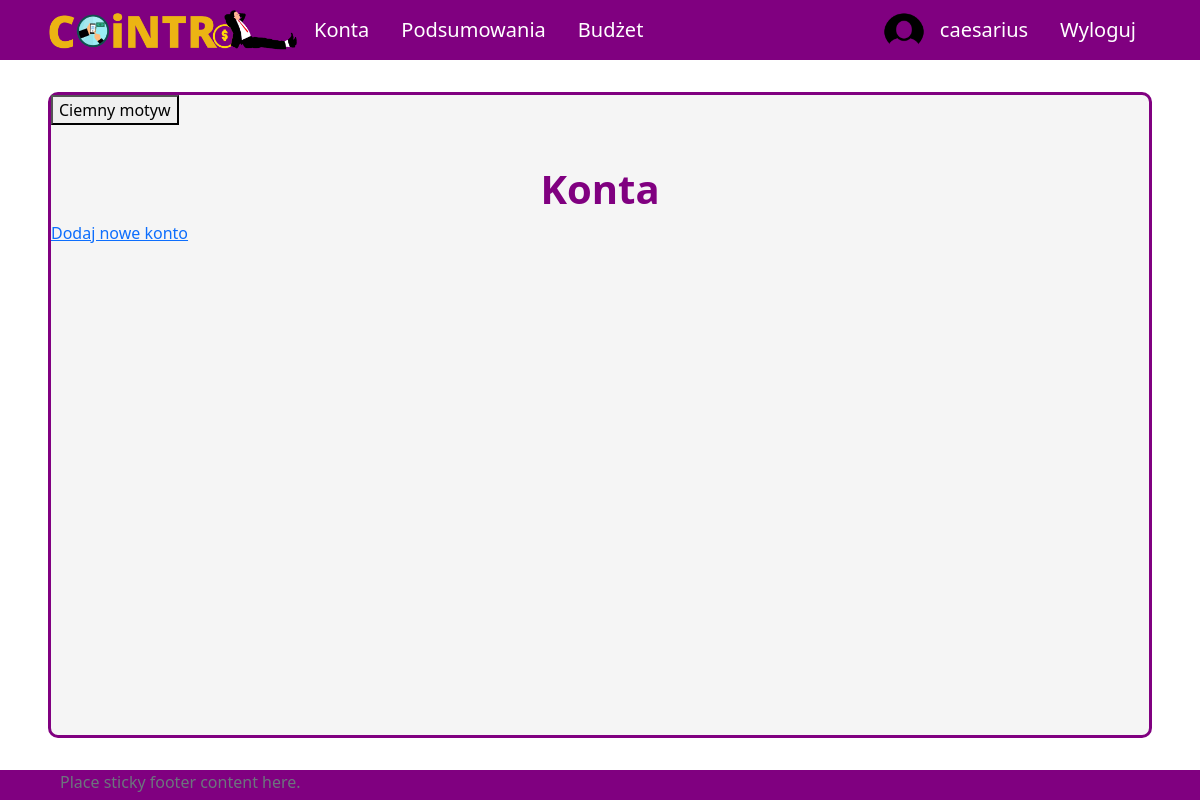
/all-accounts (signed in), run on an earlier commit of the app's database.
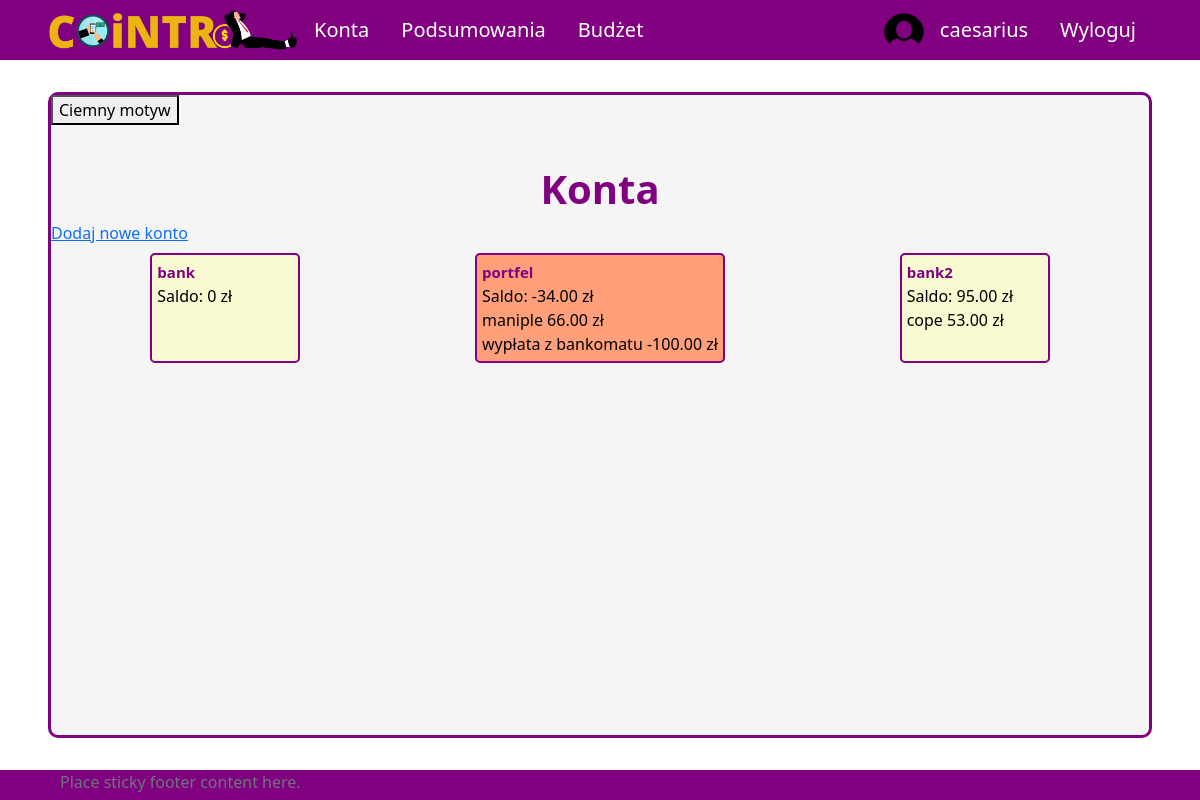
And on a later commit of the database.
### aplication/models.py (models this page shows, shortened)
class Account(models.Model):
    owner = models.ForeignKey(Profile, null=True, blank=True, on_delete=models.CASCADE)
    name = models.CharField(max_length=30)
    is_shared = models.BooleanField(default=False)
    description = models.CharField(max_length=100, null=True, blank=True)
    id = models.UUIDField(default=uuid.uuid4, unique=True,
                            primary_key=True, editable=False)
    def __str__(self):
        return self.name
    def calculate_balance(self):
        balance = 0
        transactions = Transaction.objects.filter(id_account=self)
        for transaction in transactions:
            balance += transaction.converted_amount
        return balance
    def transactions(self):
        return Transaction.objects.filter(id_account=self).order_by('-transaction_date')
    def print_description(self):
        if self.description!=None:
            return self.description
        else:
            return ""

class Transaction(models.Model):
    id_account = models.ForeignKey(Account, on_delete=models.CASCADE)
    id_user = models.ForeignKey(Profile, on_delete=models.SET_NULL, null=True) #konto z którego dokonano transakcji zostało usunięte ale transakcja ma pozostać
    id_subcategory = models.ForeignKey(Subcategory, on_delete=models.SET_NULL, null=True) #umozliwienie usuniecia kategorii i podkategorii bez usuniecia transakcji
    name = models.CharField(max_length=50)
    is_periodic = models.BooleanField(default=False)
    amount = models.DecimalField(max_digits=10, decimal_places=2)
    converted_amount = models.DecimalField(max_digits=10, decimal_places=2)
    transaction_date = models.DateField()
    description = models.CharField(max_length=255, blank=True, null=True)
    id = models.UUIDField(default=uuid.uuid4, unique=True,
                            primary_key=True, editable=False)

### aplication/views.py (the view)
# urls.py: path('all-accounts', allAccounts, name='all-accounts'),
@login_required(login_url='login')
def allAccounts(request):
    accounts = Account.objects.all()
    user_accounts = accounts.filter(owner=request.user.profile)
    context = {'accounts': user_accounts}
    return render(request, 'application/all-accounts.html', context)

### templates/application/all-accounts.html (shortened to what this page needs)
{% extends 'application/base.html' %}
{% block content %}
    <div class="title">
        <h1>Konta</h1>
    </div>
    <a href={% url 'create-account' %}>Dodaj nowe konto</a>
    <div class="content tiles" id="all-accounts">
        {% for acc in accounts %}
            <div class="account">
                <span class="name"><a href={% url 'account' pk=acc.id %}>{{ acc }}</a></span>
                <span class="balance">Saldo: {{ acc.calculate_balance }} zł</span>
                {% for tr in acc.transactions %}
                    <div class="transaction">
                        <span class="name">{{ tr.name }}</span>
                        <span class="amount">{{ tr.amount }} zł</span>
                    </div>
                {% endfor %}
            </div>
        {% endfor %}
    </div>
{% endblock %}

### templates/application/base.html (shortened to what this page needs)
{%load static%}
<!DOCTYPE html>
<html lang="pl">
<head>
    <link href="https://cdn.jsdelivr.net/npm/bootstrap@5.2.2/dist/css/bootstrap.min.css" rel="stylesheet">
    <link rel="stylesheet" type="text/css" href="{% static 'css/style.css' %}">
</head>
<body onload="checkColorMode()">
    <nav class="nav">
        {% if user.is_authenticated %}
        <ul class="nav justify-content-start">
            <li class="nav-item"><a id="logo-link" class="nav-link" href="{% url 'home' %}">
                <img onmouseover="logoHover()" onmouseout="logoOut()" id="app-logo" src="{% static 'images/logo.png' %}">
            </a>
            <li class="nav-item"><a class="nav-link" href="{% url 'all-accounts' %}">Konta</a></li>
            <li class="nav-item"><a class="nav-link" href="#">Podsumowania</a></li>
            <li class="nav-item"><a class="nav-link" href="#">Budżet</a></li>
        </ul>
        <ul class="nav justify-content-end">
            <img src="{% static 'images/circle_user_image.png' %}", style="border-radius: 50%; width: 40px;">
            <li class="nav-item"><a class="nav-link" href="{% url 'profile' %}">{{ user.username }}</a></li>
            <li class="nav-item"><a class="nav-link" href="{% url 'logout' %}">Wyloguj</a></li>
        </ul>
        {% endif %}
    </nav>
    <div id = "site-content">
        <button onclick="darkMode()" id="dark-mode-button">Ciemny motyw</button>
        {% block content %}
        {% endblock %}
    </div>
    <footer class="footer">
        <div class="container">
            <span class="text-muted">Place sticky footer content here.</span>
        </div>
    </footer>
</body>
</html>

### aplication/static/css/style.css (style rules this page uses)
body { background-color: white; color: black; }
a.nav-link { color: white; font-size: 20px; }
ul.nav { align-items: center; }
nav.nav { height: 60px; background-color: purple; justify-content: space-between; padding-left: 4vw; padding-right: 4vw; }
#logo-link { padding: 0; }
#app-logo { width: 250px; }
#site-content { min-height: calc(100vh - 60px - 8vh - 30px); margin-top: 4vh; margin-bottom: 4vh; margin-left: 4vw; margin-right: 4vw; border: 3px solid purple; border-radius: 10px; background-color: whitesmoke; }
div.title { padding-top: 5vh; display: flex; align-items: center; flex-direction: column; }
div.title h1 { color: purple; font-size: 40px; font-weight: bold; }
div.content { padding-left: 1vw; padding-right: 1vw; }
div.tiles { display: flex; flex-wrap: wrap; justify-content: space-around; }
div.account { margin-top: 1vh; margin-bottom: 1vh; margin-left: 1vw; margin-right: 1vw; padding: 5px; border: 2px solid purple; border-radius: 5px; background-color: lightgoldenrodyellow; min-width: 150px; display: flex; flex-direction: column; }
div.account:nth-child(even) { background-color: lightsalmon; }
div.account > span.name > a { font-weight: bold; font-size: 15px; color: purple; text-decoration: none; }
footer { height: 30px; background-color: purple; justify-content: space-between; padding-left: 4vw; padding-right: 4vw; }

What changed in the data, as far as the page shows it:
added Account: name "bank", calculate_balance "0"
added Account: name "portfel", calculate_balance "-34.00"
added Transaction: name "maniple", amount "66.00", shown under "portfel"
added Transaction: name "wypłata z bankomatu", amount "-100.00", shown under "portfel"
added Account: name "bank2", calculate_balance "95.00"
added Transaction: name "cope", amount "53.00", shown under "bank2"
